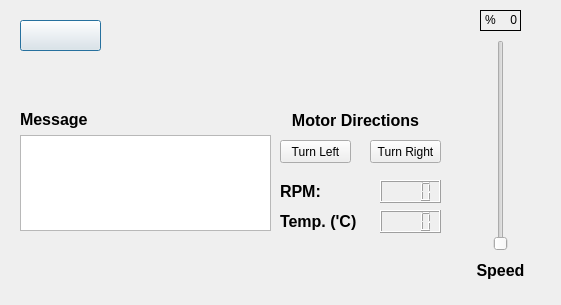
<?xml version="1.0" encoding="UTF-8"?>
<ui version="4.0">
 <class>Dialog</class>
 <widget class="QDialog" name="Dialog">
  <property name="geometry">
   <rect>
    <x>0</x>
    <y>0</y>
    <width>561</width>
    <height>305</height>
   </rect>
  </property>
  <property name="sizePolicy">
   <sizepolicy hsizetype="Expanding" vsizetype="Expanding">
    <horstretch>0</horstretch>
    <verstretch>0</verstretch>
   </sizepolicy>
  </property>
  <property name="windowTitle">
   <string>Dialog</string>
  </property>
  <property name="windowOpacity">
   <double>2.000000000000000</double>
  </property>
  <property name="layoutDirection">
   <enum>Qt::LeftToRight</enum>
  </property>
  <property name="autoFillBackground">
   <bool>true</bool>
  </property>
  <widget class="QSlider" name="speed_Slider">
   <property name="geometry">
    <rect>
     <x>480</x>
     <y>40</y>
     <width>41</width>
     <height>211</height>
    </rect>
   </property>
   <property name="autoFillBackground">
    <bool>false</bool>
   </property>
   <property name="maximum">
    <number>100</number>
   </property>
   <property name="orientation">
    <enum>Qt::Vertical</enum>
   </property>
   <property name="tickPosition">
    <enum>QSlider::NoTicks</enum>
   </property>
  </widget>
  <widget class="QLabel" name="speed_value">
   <property name="geometry">
    <rect>
     <x>480</x>
     <y>10</y>
     <width>41</width>
     <height>21</height>
    </rect>
   </property>
   <property name="frameShape">
    <enum>QFrame::Box</enum>
   </property>
   <property name="text">
    <string>&lt;html&gt;&lt;head/&gt;&lt;body&gt;&lt;p align=&quot;right&quot;&gt;0&lt;/p&gt;&lt;/body&gt;&lt;/html&gt;</string>
   </property>
   <property name="alignment">
    <set>Qt::AlignRight|Qt::AlignTrailing|Qt::AlignVCenter</set>
   </property>
  </widget>
  <widget class="QWidget" name="layoutWidget">
   <property name="geometry">
    <rect>
     <x>20</x>
     <y>110</y>
     <width>251</width>
     <height>121</height>
    </rect>
   </property>
   <layout class="QVBoxLayout" name="verticalLayout">
    <item>
     <widget class="QLabel" name="message">
      <property name="text">
       <string>&lt;html&gt;&lt;head/&gt;&lt;body&gt;&lt;p&gt;&lt;span style=&quot; font-size:12pt; font-weight:600;&quot;&gt;Message&lt;/span&gt;&lt;/p&gt;&lt;/body&gt;&lt;/html&gt;</string>
      </property>
     </widget>
    </item>
    <item>
     <widget class="QTextBrowser" name="message_box">
      <property name="autoFormatting">
       <set>QTextEdit::AutoAll</set>
      </property>
      <property name="tabChangesFocus">
       <bool>true</bool>
      </property>
      <property name="lineWrapMode">
       <enum>QTextEdit::WidgetWidth</enum>
      </property>
      <property name="lineWrapColumnOrWidth">
       <number>0</number>
      </property>
     </widget>
    </item>
   </layout>
  </widget>
  <widget class="QPushButton" name="OnOff_button">
   <property name="geometry">
    <rect>
     <x>20</x>
     <y>20</y>
     <width>81</width>
     <height>31</height>
    </rect>
   </property>
   <property name="text">
    <string/>
   </property>
   <property name="shortcut">
    <string/>
   </property>
   <property name="checkable">
    <bool>true</bool>
   </property>
  </widget>
  <widget class="QLCDNumber" name="temp_value_lcd">
   <property name="enabled">
    <bool>true</bool>
   </property>
   <property name="geometry">
    <rect>
     <x>380</x>
     <y>210</y>
     <width>61</width>
     <height>23</height>
    </rect>
   </property>
   <property name="digitCount">
    <number>4</number>
   </property>
  </widget>
  <widget class="QLCDNumber" name="rpm_value_lcd">
   <property name="enabled">
    <bool>true</bool>
   </property>
   <property name="geometry">
    <rect>
     <x>380</x>
     <y>180</y>
     <width>61</width>
     <height>23</height>
    </rect>
   </property>
   <property name="digitCount">
    <number>4</number>
   </property>
  </widget>
  <widget class="QLabel" name="rpm">
   <property name="geometry">
    <rect>
     <x>280</x>
     <y>180</y>
     <width>101</width>
     <height>23</height>
    </rect>
   </property>
   <property name="text">
    <string>&lt;html&gt;&lt;head/&gt;&lt;body&gt;&lt;p&gt;&lt;span style=&quot; font-size:12pt; font-weight:600;&quot;&gt;RPM:&lt;/span&gt;&lt;/p&gt;&lt;/body&gt;&lt;/html&gt;</string>
   </property>
  </widget>
  <widget class="QLabel" name="speed">
   <property name="geometry">
    <rect>
     <x>470</x>
     <y>260</y>
     <width>61</width>
     <height>21</height>
    </rect>
   </property>
   <property name="text">
    <string>&lt;html&gt;&lt;head/&gt;&lt;body&gt;&lt;p align=&quot;center&quot;&gt;&lt;span style=&quot; font-size:12pt; font-weight:600;&quot;&gt;Speed&lt;/span&gt;&lt;/p&gt;&lt;/body&gt;&lt;/html&gt;</string>
   </property>
  </widget>
  <widget class="QLabel" name="temprature">
   <property name="geometry">
    <rect>
     <x>280</x>
     <y>210</y>
     <width>91</width>
     <height>23</height>
    </rect>
   </property>
   <property name="text">
    <string>&lt;html&gt;&lt;head/&gt;&lt;body&gt;&lt;p&gt;&lt;span style=&quot; font-size:12pt; font-weight:600;&quot;&gt;Temp. ('C)&lt;/span&gt;&lt;/p&gt;&lt;/body&gt;&lt;/html&gt;</string>
   </property>
  </widget>
  <widget class="QPushButton" name="Button_turn_right">
   <property name="geometry">
    <rect>
     <x>370</x>
     <y>140</y>
     <width>71</width>
     <height>23</height>
    </rect>
   </property>
   <property name="text">
    <string>Turn Right</string>
   </property>
  </widget>
  <widget class="QPushButton" name="Button_turn_left">
   <property name="geometry">
    <rect>
     <x>280</x>
     <y>140</y>
     <width>71</width>
     <height>23</height>
    </rect>
   </property>
   <property name="text">
    <string>Turn Left</string>
   </property>
  </widget>
  <widget class="QLabel" name="motor_direction">
   <property name="geometry">
    <rect>
     <x>280</x>
     <y>100</y>
     <width>151</width>
     <height>41</height>
    </rect>
   </property>
   <property name="text">
    <string>&lt;html&gt;&lt;head/&gt;&lt;body&gt;&lt;p align=&quot;center&quot;&gt;&lt;span style=&quot; font-size:12pt; font-weight:600;&quot;&gt;Motor Directions&lt;/span&gt;&lt;/p&gt;&lt;/body&gt;&lt;/html&gt;</string>
   </property>
  </widget>
  <widget class="QLabel" name="percent">
   <property name="geometry">
    <rect>
     <x>470</x>
     <y>10</y>
     <width>41</width>
     <height>21</height>
    </rect>
   </property>
   <property name="text">
    <string>&lt;html&gt;&lt;head/&gt;&lt;body&gt;&lt;p align=&quot;center&quot;&gt;%&lt;/p&gt;&lt;/body&gt;&lt;/html&gt;</string>
   </property>
  </widget>
 </widget>
 <resources/>
 <connections/>
</ui>
